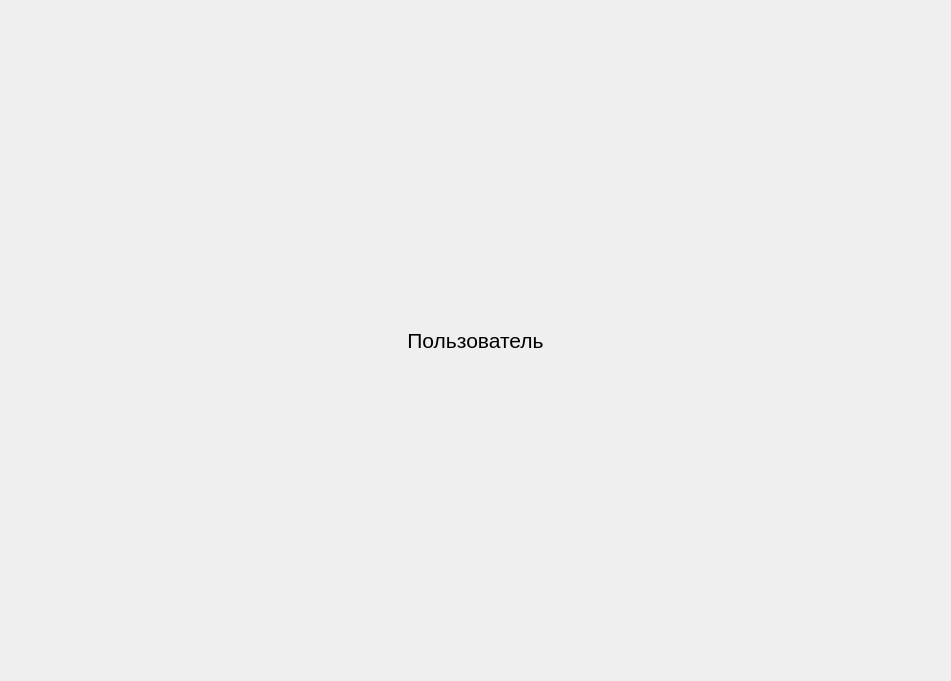
<?xml version="1.0" encoding="UTF-8"?>
<ui version="4.0">
 <class>Form</class>
 <widget class="QWidget" name="Form">
  <property name="geometry">
   <rect>
    <x>0</x>
    <y>0</y>
    <width>951</width>
    <height>681</height>
   </rect>
  </property>
  <property name="windowTitle">
   <string>Кинотеатр</string>
  </property>
  <widget class="QWidget" name="gridLayoutWidget">
   <property name="geometry">
    <rect>
     <x>0</x>
     <y>0</y>
     <width>951</width>
     <height>681</height>
    </rect>
   </property>
   <layout class="QGridLayout" name="grid">
    <property name="leftMargin">
     <number>5</number>
    </property>
    <property name="topMargin">
     <number>5</number>
    </property>
    <property name="rightMargin">
     <number>5</number>
    </property>
    <property name="bottomMargin">
     <number>5</number>
    </property>
    <item row="0" column="0">
     <widget class="QLabel" name="label_user">
      <property name="maximumSize">
       <size>
        <width>16777215</width>
        <height>50</height>
       </size>
      </property>
      <property name="font">
       <font>
        <pointsize>16</pointsize>
       </font>
      </property>
      <property name="text">
       <string>Пользователь</string>
      </property>
      <property name="alignment">
       <set>Qt::AlignCenter</set>
      </property>
     </widget>
    </item>
   </layout>
  </widget>
 </widget>
 <resources/>
 <connections/>
</ui>
